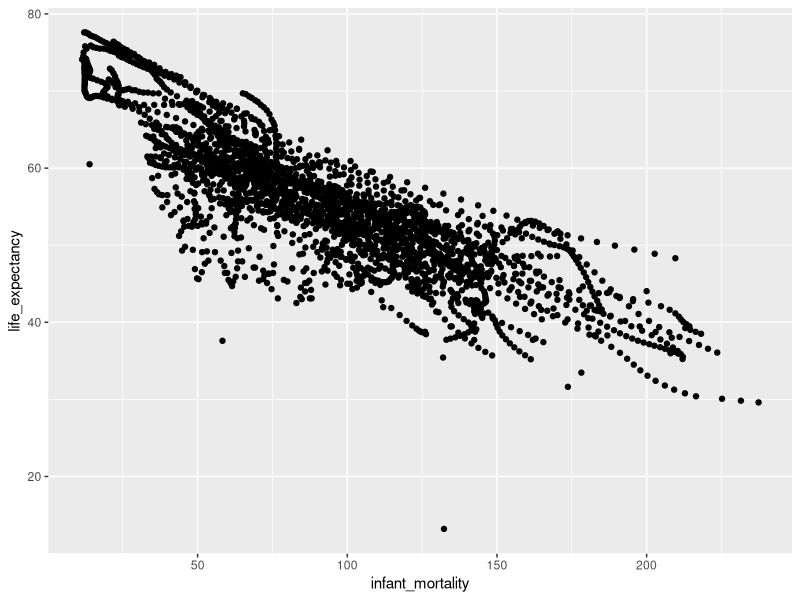
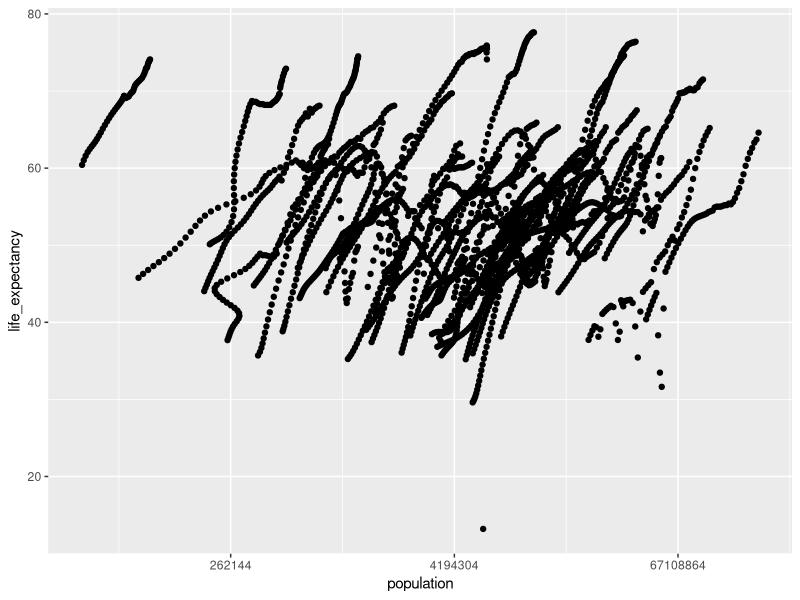
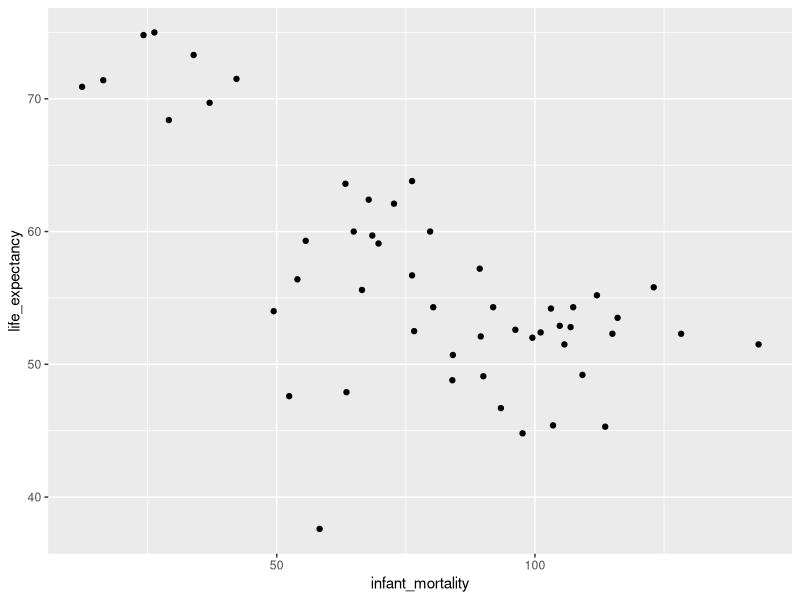
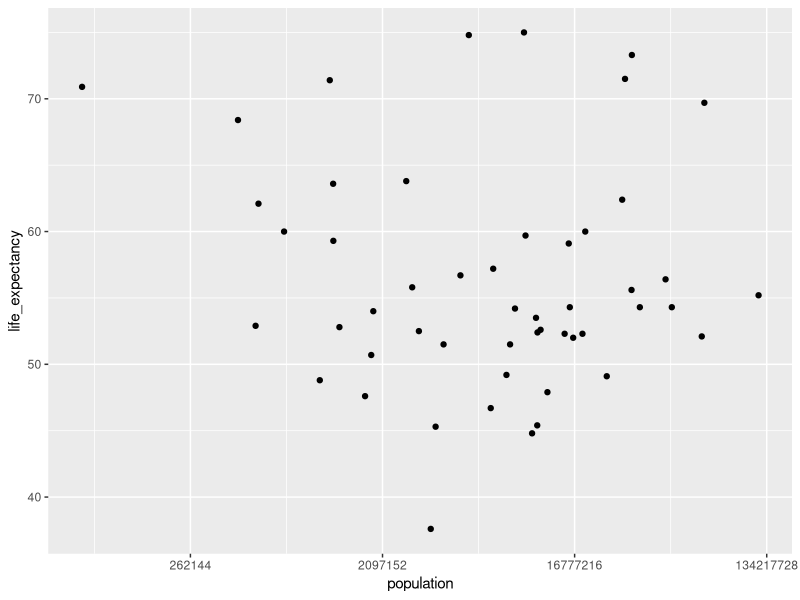

Source code (R) for these figures, in order:
## ---- chunk 1
#load dslabs package
library("dslabs")
library("ggplot2")
## ---- chunk 2
#look at help file for gapminder data
help(gapminder)
#get an overview of data structure
str(gapminder)
#get a summary of data
summary(gapminder)
#determine the type of object gapminder is
class(gapminder)
## ---- chunk 3
#create new object selecting only African countries
africadata <-  gapminder[which(gapminder$continent=='Africa'), ]
#overview of the new data structure
str(africadata)
summary(africadata)
## ---- chunk 4
#making two variable from new dataset
inmor_liexp <- africadata[c("infant_mortality","life_expectancy")]
pop_liexp <- africadata[c("population","life_expectancy")]
#overview and summary of both
str(inmor_liexp)
str(pop_liexp)
summary(inmor_liexp)
summary(pop_liexp)
## ---- chunk 5
#plotting life expectancy as a function of infant mortality [have to install ggplot2 first]
ggplot(inmor_liexp, aes(x= infant_mortality, y = life_expectancy)) +
  geom_point()
#plot life expectancy as a function of population size with x-axis to a log scale
ggplot(pop_liexp, aes(x= population, y=life_expectancy)) +
  geom_point()  +
  scale_x_continuous(trans='log2')
## ---- chunk 6
#finding which years have missing data for infant mortality [using is.na function]
africadata$year[is.na(africadata$infant_mortality)]
#creating object with only 2000 year data
africadata2 <-africadata[africadata$year == 2000,]
#checking with str and summary
str(africadata2)
summary(africadata2)
#same plotting like before but only with year 2000 data
ggplot(africadata2, aes(x= infant_mortality, y = life_expectancy)) +
     geom_point()
ggplot(africadata2, aes(x= population, y=life_expectancy)) + 
     geom_point() + 
     scale_x_continuous(trans='log2')
## ---- chunk 7
#fitting two linear regression models by regressing life expectancy on infant mortality and population size separately
fit1 <- lm(life_expectancy ~ infant_mortality, data = africadata2)
summary(fit1)
fit2 <- lm(life_expectancy ~ population, data = africadata2)
summary(fit2)
